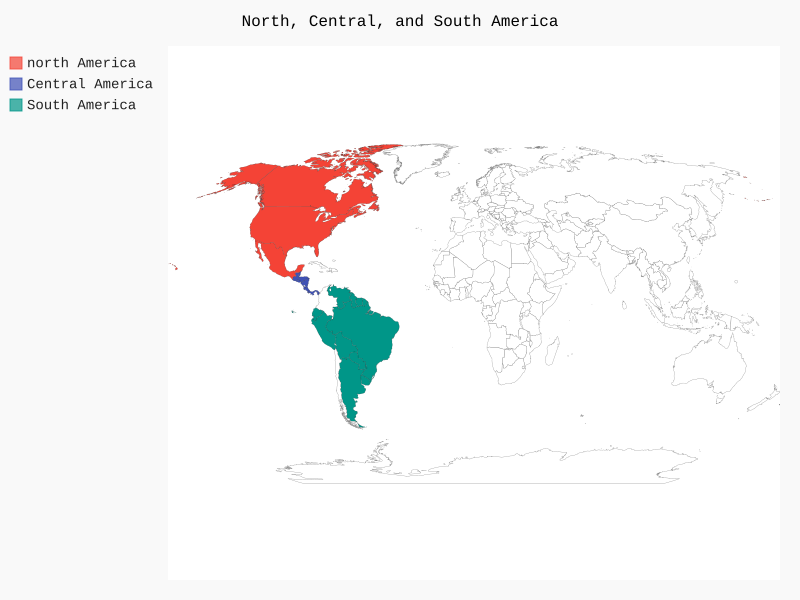

Write Python code to recreate this figure.
#!/usr/bin/env python
# -*- coding: utf-8 -*-
# author:Frank Time:2018/11/30

# import pygal
import pygal.maps.world

# wm = pygal.Worldmap()
wm = pygal.maps.world.World()
wm.title = 'North, Central, and South America'

wm.add('north America', ['ca', 'mx', 'us'])
wm.add('Central America', ['bz', 'cr', 'gt', 'hn', 'ni', 'pa', 'sv'])
wm.add('South America', ['ar', 'bo', 'br', 'cl' 'co', 'ec', 'gf',
                         'gy', 'pe', 'py', 'sr', 'uy', 've'])

wm.render_to_file('americas.svg')
